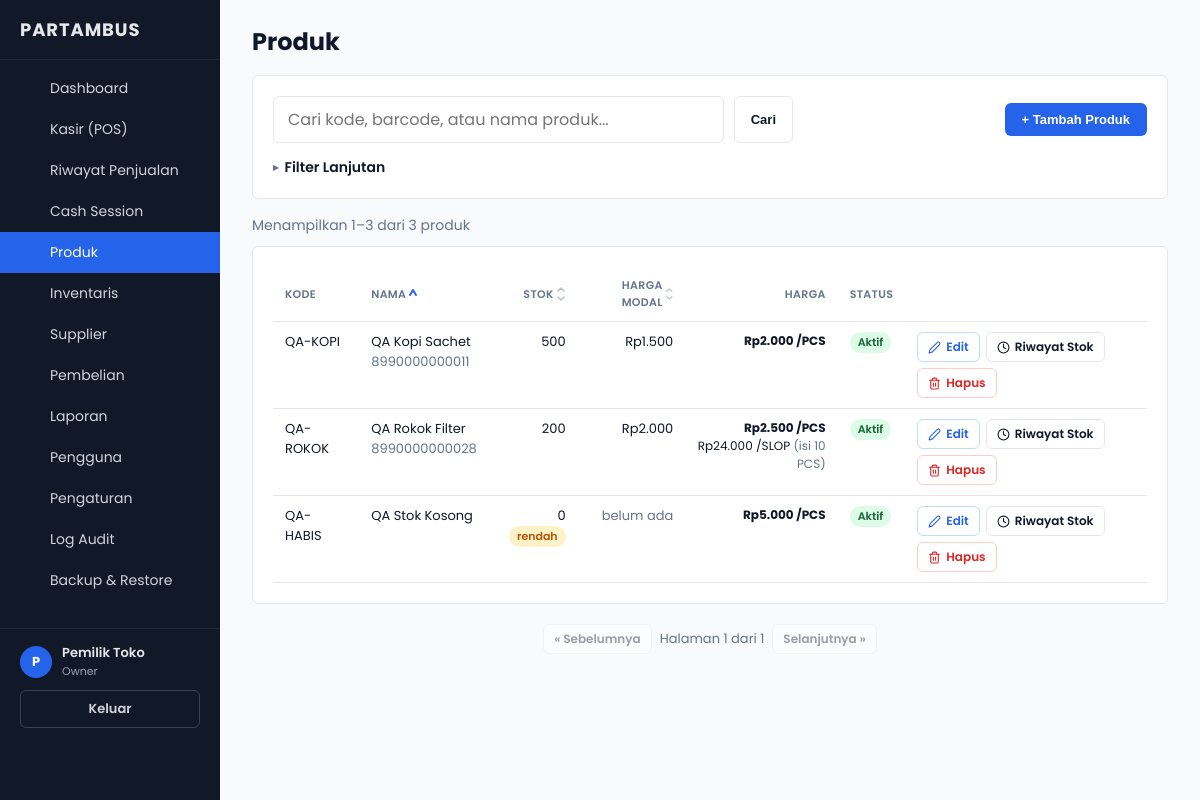
The page /products/index.php (signed in) on the database its author committed.
### tables this page shows
CREATE TABLE products (
  id                       INT UNSIGNED AUTO_INCREMENT PRIMARY KEY,
  code                     VARCHAR(50)  NOT NULL,
  code_normalized          VARCHAR(50)  NOT NULL,  
  barcode                  VARCHAR(64)  NULL,
  name                     VARCHAR(150) NOT NULL,
  base_unit_name           VARCHAR(30)  NOT NULL,
  low_stock_threshold_base INT NOT NULL DEFAULT 0,
  current_stock_base       INT NOT NULL DEFAULT 0,      
  current_wac              DECIMAL(15,4) NULL,          
  active                   TINYINT(1) NOT NULL DEFAULT 1,
  created_by               INT UNSIGNED NULL,
  updated_by               INT UNSIGNED NULL,
  created_at               DATETIME NOT NULL DEFAULT CURRENT_TIMESTAMP,
  updated_at               DATETIME NOT NULL DEFAULT CURRENT_TIMESTAMP ON UPDATE CURRENT_TIMESTAMP,
  UNIQUE KEY uq_products_code_normalized (code_normalized),
  UNIQUE KEY uq_products_barcode (barcode),
  CONSTRAINT fk_products_created_by FOREIGN KEY (created_by) REFERENCES users(id),
  CONSTRAINT fk_products_updated_by FOREIGN KEY (updated_by) REFERENCES users(id)
);

CREATE TABLE product_units (
  id                 INT UNSIGNED AUTO_INCREMENT PRIMARY KEY,
  product_id         INT UNSIGNED NOT NULL,
  unit_name          VARCHAR(30) NOT NULL,
  conversion_factor  INT NOT NULL,            
  is_base            TINYINT(1) NOT NULL DEFAULT 0,
  can_sell           TINYINT(1) NOT NULL DEFAULT 0,
  can_purchase       TINYINT(1) NOT NULL DEFAULT 0,
  selling_price      DECIMAL(15,2) NULL,      
  active             TINYINT(1) NOT NULL DEFAULT 1,
  created_at         DATETIME NOT NULL DEFAULT CURRENT_TIMESTAMP,
  updated_at         DATETIME NOT NULL DEFAULT CURRENT_TIMESTAMP ON UPDATE CURRENT_TIMESTAMP,
  UNIQUE KEY uq_product_units_name (product_id, unit_name),
  CONSTRAINT fk_product_units_product FOREIGN KEY (product_id) REFERENCES products(id),
  CONSTRAINT chk_product_units_conversion_positive CHECK (conversion_factor > 0)
);

### lib/auth.php (called while the page is built, shortened)
<?php
function current_user(): ?array
{
    return $_SESSION['user'] ?? null;
}
function is_owner(): bool
{
    $user = current_user();
    return $user !== null && $user['role'] === 'owner';
}

### lib/helpers.php (called while the page is built, shortened)
<?php
function e(?string $value): string
{
    return htmlspecialchars($value ?? '', ENT_QUOTES, 'UTF-8');
}
function rupiah(float|string|null $amount): string
{
    return 'Rp' . number_format((float) $amount, 0, ',', '.');
}

### products/index.php (the view, shortened to what this page needs)
<?php
require_once __DIR__ . '/../config/bootstrap.php';
$pageTitle = 'Produk';
$search = trim((string) ($_GET['q'] ?? ''));
$showInactive = isset($_GET['show_inactive']);
$noWacOnly = is_owner() && isset($_GET['no_wac']);
$perPage = (int) ($_GET['per_page'] ?? 50);
$whereSql = ' WHERE 1=1';
$params = [];
if (!$showInactive) {
    $whereSql .= ' AND p.active = 1';
}
$sortColumns = ['name' => 'p.name', 'stock' => 'p.current_stock_base'];
if (is_owner()) {
    $sortColumns['wac'] = 'p.current_wac';
}
$sortKey = (string) ($_GET['sort'] ?? 'name');
$sortDir = strtolower((string) ($_GET['dir'] ?? 'asc')) === 'desc' ? 'desc' : 'asc';
$orderSql = ' ORDER BY ' . $sortColumns[$sortKey] . ' ' . strtoupper($sortDir) . ', p.id ASC';
$countStmt = $pdo->prepare('SELECT COUNT(*) FROM products p' . $whereSql);
$countStmt->execute($params);
$totalCount = (int) $countStmt->fetchColumn();
$totalPages = max(1, (int) ceil($totalCount / $perPage));
$page = max(1, min($totalPages, (int) ($_GET['page'] ?? 1)));
$offset = ($page - 1) * $perPage;
$stmt = $pdo->prepare(
    'SELECT p.id, p.code, p.barcode, p.name, p.base_unit_name, p.current_stock_base, p.low_stock_threshold_base, p.current_wac, p.active
     FROM products p'
    . $whereSql
    . $orderSql
    . ' LIMIT ? OFFSET ?'
);
$i = 1;
$stmt->bindValue($i++, $perPage, PDO::PARAM_INT);
$stmt->bindValue($i++, $offset, PDO::PARAM_INT);
$stmt->execute();
$products = $stmt->fetchAll();
$unitsByProduct = [];
$productIds = array_column($products, 'id');
if ($productIds) {
    $placeholders = implode(',', array_fill(0, count($productIds), '?'));
    $unitStmt = $pdo->prepare(
        "SELECT product_id, unit_name, conversion_factor, selling_price, is_base
         FROM product_units WHERE product_id IN ($placeholders) ORDER BY conversion_factor ASC"
    );
    $unitStmt->execute($productIds);
    foreach ($unitStmt->fetchAll() as $u) {
        $unitsByProduct[(int) $u['product_id']][] = $u;
    }
}
function products_url(array $overrides, array $filters, int $perPage): string
{
    $qs = ['per_page' => $perPage];
    $qs = array_merge($qs, $overrides);
    return APP_BASE_PATH . '/products/index.php?' . http_build_query($qs);
}
function products_sort_url(string $column, string $currentSort, string $currentDir, array $filters, int $perPage): string
{
    if ($currentSort !== $column) {
        $nextSort = $column;
        $nextDir = 'asc';
    } elseif ($currentDir === 'asc') {
        $nextSort = $column;
        $nextDir = 'desc';
    } else {
        $nextSort = 'name';
        $nextDir = 'asc';
    }
    return products_url(['page' => 1, 'sort' => $nextSort, 'dir' => $nextDir], $filters, $perPage);
}
function products_sort_indicator(string $column, string $currentSort, string $currentDir): string
{
    if ($column !== $currentSort) {
        return ' <svg class="sort-icon sort-icon-neutral" width="10" height="14" viewBox="0 0 10 14" fill="none" stroke="currentColor" stroke-width="1.5" stroke-linecap="round" stroke-linejoin="round"><path d="M2 4 5 1 8 4"></path><path d="M2 10 5 13 8 10"></path></svg>';
    }
    $arrowPath = $currentDir === 'asc' ? 'M2 8 5 3 8 8' : 'M2 6 5 11 8 6';
    return ' <svg class="sort-icon sort-icon-active" width="10" height="14" viewBox="0 0 10 14" fill="none" stroke="currentColor" stroke-width="2" stroke-linecap="round" stroke-linejoin="round"><path d="' . $arrowPath . '"></path></svg>';
}
$currentFilters = ['q' => $search, 'show_inactive' => $showInactive, 'no_wac' => $noWacOnly];
?>
<?php if ($totalCount > 0): ?>
<p class="text-muted" style="margin-bottom:10px">
  Menampilkan <?= number_format($offset + 1, 0, ',', '.') ?>&ndash;<?= number_format(min($offset + $perPage, $totalCount), 0, ',', '.') ?> dari <?= number_format($totalCount, 0, ',', '.') ?> produk
</p>
<?php endif; ?>
<div class="card">
<table class="table-align-top">
  <thead>
    <tr>
      <th>Kode</th>
      <th class="sortable"><a href="<?= e(products_sort_url('name', $sortKey, $sortDir, $currentFilters, $perPage)) ?>">Nama<?= products_sort_indicator('name', $sortKey, $sortDir) ?></a></th>
      <th class="text-right sortable"><a href="<?= e(products_sort_url('stock', $sortKey, $sortDir, $currentFilters, $perPage)) ?>">Stok<?= products_sort_indicator('stock', $sortKey, $sortDir) ?></a></th>
      <?php if (is_owner()): ?>
        <th class="text-right sortable"><a href="<?= e(products_sort_url('wac', $sortKey, $sortDir, $currentFilters, $perPage)) ?>">Harga Modal<?= products_sort_indicator('wac', $sortKey, $sortDir) ?></a></th>
      <?php endif; ?>
      <th class="text-right">Harga</th>
      <th>Status</th><th></th>
    </tr>
  </thead>
  <tbody>
  <?php foreach ($products as $p): ?>
    <?php $isLow = (int) $p['current_stock_base'] <= (int) $p['low_stock_threshold_base']; ?>
    <tr>
      <td><?= e($p['code']) ?></td>
      <td><?= e($p['name']) ?><?php if ($p['barcode']): ?><br><span class="text-muted"><?= e($p['barcode']) ?></span><?php endif; ?></td>
      <td class="text-right">
        <?= (int) $p['current_stock_base'] ?>
        <?php if ($isLow): ?><span class="badge badge-low-stock">rendah</span><?php endif; ?>
      </td>
      <?php if (is_owner()): ?>
        <td class="text-right">
          <?php if ($p['current_wac'] === null): ?>
            <span class="text-muted">belum ada</span>
          <?php else: ?>
            <?= rupiah($p['current_wac']) ?>
          <?php endif; ?>
        </td>
      <?php endif; ?>
      <td class="text-right" style="font-size:12px">
        <?php $rowUnits = $unitsByProduct[(int) $p['id']] ?? []; ?>
        <?php foreach ($rowUnits as $u): ?>
          <div>
            <?php if ($u['selling_price'] !== null): ?>
              <?php if ($u['is_base']): ?>
                <strong><?= rupiah($u['selling_price']) ?> /<?= e($u['unit_name']) ?></strong>
              <?php else: ?>
                <?= rupiah($u['selling_price']) ?> /<?= e($u['unit_name']) ?>
                <span class="text-muted">(isi <?= (int) $u['conversion_factor'] ?> <?= e($p['base_unit_name']) ?>)</span>
              <?php endif; ?>
            <?php else: ?>
              <span class="text-muted"><?= $u['is_base'] ? '' : '(isi ' . (int) $u['conversion_factor'] . ' ' . e($p['base_unit_name']) . ') ' ?>belum ada harga /<?= e($u['unit_name']) ?></span>
            <?php endif; ?>
          </div>
        <?php endforeach; ?>
      </td>
      <td><span class="badge badge-<?= $p['active'] ? 'active' : 'inactive' ?>"><?= $p['active'] ? 'Aktif' : 'Nonaktif' ?></span></td>
      <td>
        <?php if (is_owner()): ?>
        <div class="action-btn-group">
          <a href="<?= APP_BASE_PATH ?>/products/edit.php?id=<?= (int) $p['id'] ?>" class="action-btn action-btn-primary">
            <svg width="13" height="13" viewBox="0 0 24 24" fill="none" stroke="currentColor" stroke-width="2" stroke-linecap="round" stroke-linejoin="round"><path d="M17 3a2.85 2.83 0 1 1 4 4L7.5 20.5 2 22l1.5-5.5Z"></path></svg>
            Edit
          </a>
          <a href="<?= APP_BASE_PATH ?>/inventory/movements.php?product_id=<?= (int) $p['id'] ?>" class="action-btn">
            <svg width="13" height="13" viewBox="0 0 24 24" fill="none" stroke="currentColor" stroke-width="2" stroke-linecap="round" stroke-linejoin="round"><circle cx="12" cy="12" r="10"></circle><polyline points="12 6 12 12 16 14"></polyline></svg>
            Riwayat Stok
          </a>
          <button type="button" class="action-btn action-btn-danger" data-delete-trigger data-delete-id="<?= (int) $p['id'] ?>" data-delete-name="<?= e($p['name']) ?>">
            Hapus
          </button>
        </div>
        <?php endif; ?>
      </td>
    </tr>
  <?php endforeach; ?>
  </tbody>
</table>
</div>
<?php if ($totalCount > 0): ?>
<div class="btn-row" style="justify-content:center">
  <a class="btn btn-secondary btn-small<?= $page <= 1 ? ' disabled' : '' ?>"
     href="<?= $page > 1 ? e(products_url(['page' => $page - 1, 'sort' => $sortKey, 'dir' => $sortDir], $currentFilters, $perPage)) : '#' ?>"
     <?= $page <= 1 ? 'aria-disabled="true" onclick="return false;"' : '' ?>>&laquo; Sebelumnya</a>
  <span class="text-muted" style="font-size:13px">Halaman <?= $page ?> dari <?= $totalPages ?></span>
  <a class="btn btn-secondary btn-small<?= $page >= $totalPages ? ' disabled' : '' ?>"
     href="<?= $page < $totalPages ? e(products_url(['page' => $page + 1, 'sort' => $sortKey, 'dir' => $sortDir], $currentFilters, $perPage)) : '#' ?>"
     <?= $page >= $totalPages ? 'aria-disabled="true" onclick="return false;"' : '' ?>>Selanjutnya &raquo;</a>
</div>
<?php endif; ?>
<?php
$resultsHtml = ob_get_clean();
require __DIR__ . '/../includes/header.php';
?>
<form method="get" id="products-filter-form" action="<?= APP_BASE_PATH ?>/products/index.php">
  <div class="card" style="margin-bottom:16px">
    <div class="btn-row" style="margin-top:0; justify-content:space-between">
      <div class="pos-search-form" style="flex:1; max-width:520px">
        <input type="search" name="q" id="product-search-input" value="<?= e($search) ?>" class="pos-search-input" style="font-size:16px;padding:10px 14px" placeholder="Cari kode, barcode, atau nama produk...">
        <button type="submit" class="btn btn-secondary">Cari</button>
      </div>
      <?php if (is_owner()): ?>
      <div class="dropdown">
        <button type="button" class="btn" data-dropdown-toggle="add-product-menu">+ Tambah Produk</button>
      </div>
      <?php endif; ?>
    </div>
    <details class="filter-panel" style="margin-top:14px" <?= ($showInactive || $noWacOnly || $perPage !== 50) ? 'open' : '' ?>>
      <summary>Filter Lanjutan</summary>
    </details>
  </div>
</form>
<div id="products-results" data-ajax-url="<?= e(APP_BASE_PATH . '/products/index.php') ?>">
<?= $resultsHtml ?>
</div>
<?php require __DIR__ . '/../includes/footer.php'; ?>

### includes/header.php (shortened to what this page needs)
<?php
$pageTitle ??= APP_NAME;
$user = current_user();
?>
<!DOCTYPE html>
<html lang="id">
<head>
<link rel="stylesheet" href="<?= APP_BASE_PATH ?>/assets/css/style.css?v=<?= filemtime(__DIR__ . '/../assets/css/style.css') ?>">
</head>
<body class="<?= e($bodyClass ?? '') ?>">
<div class="app">
<?php if ($user): ?>
<?php require __DIR__ . '/sidebar.php'; ?>
<?php endif; ?>
<main class="content">
<?php if ($user): ?>
<div class="topbar">
  <div>
    <h1><?= e($pageTitle) ?></h1>
  </div>
</div>
<?php endif; ?>

### includes/sidebar.php (shortened to what this page needs)
<?php
$currentPath = $_SERVER['SCRIPT_NAME'] ?? '';
function nav_active(string $needle, string $currentPath): string
{
    return str_contains($currentPath, $needle) ? ' active' : '';
}
?>
<nav class="sidebar">
  <div class="sidebar-brand">
    <span class="sidebar-brand-text"><?= e(APP_NAME) ?></span>
  </div>
  <ul class="sidebar-nav">
    <?php foreach (SIDEBAR_ITEMS as $label => [$needle, $href, $icon]): ?>
      <li><a class="<?= nav_active($needle, $currentPath) ?>" href="<?= APP_BASE_PATH . $href ?>" title="<?= e($label) ?>">
        <?= partambus_icon($icon, 18) ?><span class="sidebar-nav-label"><?= e($label) ?></span>
      </a></li>
    <?php endforeach; ?>
    <?php if (is_owner()): ?>
      <?php foreach (SIDEBAR_OWNER_ITEMS as $label => [$needle, $href, $icon]): ?>
        <li><a class="<?= nav_active($needle, $currentPath) ?>" href="<?= APP_BASE_PATH . $href ?>" title="<?= e($label) ?>">
          <?= partambus_icon($icon, 18) ?><span class="sidebar-nav-label"><?= e($label) ?></span>
        </a></li>
      <?php endforeach; ?>
    <?php endif; ?>
  </ul>
  <div class="sidebar-footer">
    <div class="sidebar-user-info">
      <div class="sidebar-user-avatar"><?= e(mb_strtoupper(mb_substr($user['full_name'], 0, 1))) ?></div>
      <div>
        <div class="sidebar-user-name"><?= e($user['full_name']) ?></div>
        <div class="sidebar-user-role"><?= e($user['role']) ?></div>
      </div>
    </div>
    <a href="<?= APP_BASE_PATH ?>/auth/logout.php" class="sidebar-logout-btn" title="Keluar">
      <span class="sidebar-logout-btn-label">Keluar</span>
    </a>
    <button type="button" class="sidebar-collapse-btn" id="sidebar-collapse-toggle" title="Ciutkan/lebarkan menu">
      <?= partambus_icon('chevrons-left', 16) ?>
    </button>
  </div>
</nav>

### includes/icons.php (shortened to what this page needs)
<?php
function partambus_icon(string $name, int $size = 20): string
{
    $inner = $paths[$name] ?? '';
    return '<svg width="' . $size . '" height="' . $size . '" viewBox="0 0 24 24" fill="none" stroke="currentColor" stroke-width="2" stroke-linecap="round" stroke-linejoin="round" aria-hidden="true">' . $inner . '</svg>';
}

### includes/footer.php (shortened to what this page needs)
</main>
</div>
</body>
</html>

### rows shown on the page
products: code "QA-KOPI", name "QA Kopi Sachet", barcode "8990000000011", current_stock_base "500", current_wac "Rp1.500", active "Aktif"
product_units: selling_price "Rp2.000", unit_name "PCS"
products: code "QA-ROKOK", name "QA Rokok Filter", barcode "8990000000028", current_stock_base "200", current_wac "Rp2.000", active "Aktif"
product_units: selling_price "Rp2.500", unit_name "PCS"
product_units: selling_price "Rp24.000", unit_name "SLOP", conversion_factor "10", product.base_unit_name "PCS"
products: code "QA-HABIS", name "QA Stok Kosong", current_stock_base "0", low_stock_threshold_base "rendah", shows "belum ada", active "Aktif"
product_units: selling_price "Rp5.000", unit_name "PCS"

### other values the page prints
APP_NAME "PARTAMBUS"
$label "Dashboard"
$label "Kasir (POS)"
$label "Riwayat Penjualan"
$label "Cash Session"
$label "Produk"
$label "Inventaris"
$label "Supplier"
$label "Pembelian"
$label "Laporan"
$label "Pengguna"
$label "Pengaturan"
$label "Log Audit"
$label "Backup & Restore"
mb_strtoupper(mb_substr($user['full_name'], 0, 1)) "P"
